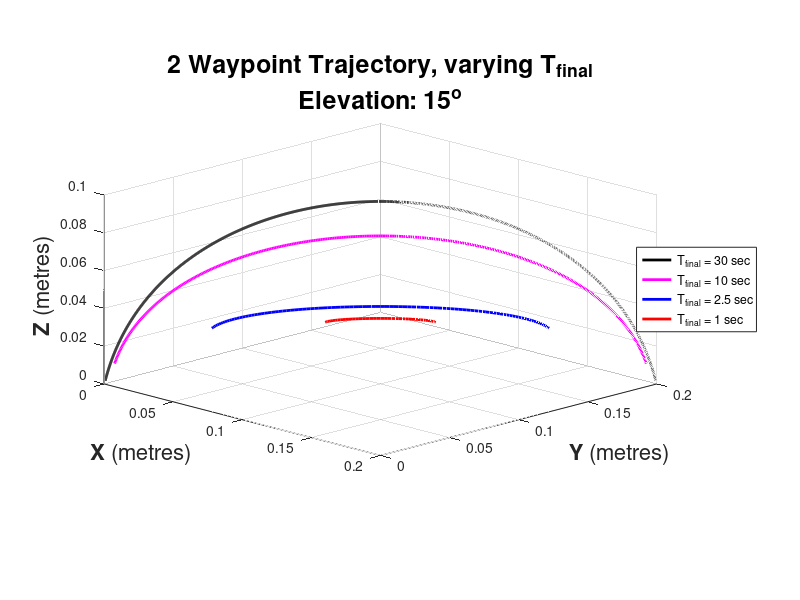

This chart was generated by the following MATLAB code: (Note: this script raises an error after producing the figure.)
clear all
close all
clc

%% Setup
    TIME_FINAL = [30, 10, 2.5, 1];
    TIME_STEP  = 1/40;
    COLOUR = 'kmbr';
    STYLE = '----';

%% Trajectory Generation - Cubic Polynomial Splines
   
    TrajectoryTest = figure(1);
        hold on
        grid on
        axis equal
        set(gca,'Color','#DDDDDD');
        xlabel('{\bfX} (metres)','FontSize',16);
        ylabel('{\bfY} (metres)','FontSize',16);
        zlabel('{\bfZ} (metres)','FontSize',16);
        title({'2 Waypoint Trajectory, varying T_{final}',...
               'Elevation: 15^{o}'},'FontSize',18);
        view(45,15);
        axis([0 0.2 0 0.2 0 0.1])

        for i=1:length(TIME_FINAL)
            D   = diag(1:3,-1);
            % Inital Waypoint
            qi  = [0, 0;
                   0, 0;
                   0, 0];
            ti  = 0;
            tti = ti.^(0:3).';
            TI  = [tti, D*tti];
            % Final Waypoint
            qf  = [0.2, 0;
                   0.2, 0;
                   0,    0];
            tf  = TIME_FINAL(i);
            ttf = tf.^(0:3).';
            TF  = [ttf, D*ttf];
            % Mid Waypoint
            qm  = [(qi(1,1) + qf(1,1))/2, 0;
                   (qi(2,1) + qf(2,1))/2, 0;
                                     0.1, 0];
            tm  = (ti + tf) / 2;
            ttm = tm.^(0:3).';
            TM  = [ttm, D*ttm];
            % Evaluate Polynomial Coefficients 
            C = [qi qm qf] / [TI TM TF];
            %C = [qi qf] / [TI TF];
            % Evaluate Time and Positions
            tspan = ti:TIME_STEP:tf;
            tt = tspan.^((0:3).');
            q = C*tt;

            plot3(q(1,:),q(2,:),q(3,:),'LineWidth',2,...
                'LineStyle',STYLE(i),'Color',COLOUR(i));
        end
        lgd=legend('T_{final} = 30 sec ','T_{final} = 10 sec',...
                   'T_{final} = 2.5 sec','T_{final} = 1 sec ',...
               'Location','eastoutside');
        lgd.FontSize = 14;

 %% Trajectory Generation - Quintic
    TrajectoryTest = figure(2);
        hold on
        grid on
        axis equal
        set(gca,'Color','#DDDDDD');
        xlabel('{\bfX} (metres)','FontSize',16);
        ylabel('{\bfY} (metres)','FontSize',16);
        zlabel('{\bfZ} (metres)','FontSize',16);
        title({'3 Waypoint Trajectory, varying T_{final}',...
               'Elevation: 15^{o}'},'FontSize',18);
        view(45,15);
        axis([0 0.2 0 0.2 0 0.1])

        for i=1:length(TIME_FINAL)
            D   = diag(1:5,-1);
            % Inital Waypoint
            qi  = [0, 0, 0;
                   0, 0, 0;
                   0, 0, 0];
            ti  = 0;
            tti = ti.^(0:5).';
            TI  = [tti, D*tti, D^2*tti];
            % Final Waypoint
            qf  = [0.2, 0, 0;
                   0.2, 0, 0;
                   0,   0, 0];
            tf  = TIME_FINAL(i);
            ttf = tf.^(0:5).';
            TF  = [ttf, D*ttf, D^2*ttf];
            % Mid Waypoint
            qm  = [(qi(1,1) + qf(1,1))/2, 0, 0;
                   (qi(2,1) + qf(2,1))/2, 0, 0;
                                     0.1, 0, 0];
            tm  = (ti + tf) / 2;
            ttm = tm.^(0:5).';
            TM  = [ttm, D*ttm, D^2*ttm];
            % Evaluate Polynomial Coefficients 
            C = [qi qm qf] / [TI TM TF];
            %C = [qi qf] / [TI TF];
            % Evaluate Time and Positions
            tspan = ti:TIME_STEP:tf;
            tt = tspan.^((0:5).');
            q = C*tt;

            plot3(q(1,:),q(2,:),q(3,:),'LineWidth',2,...
                'LineStyle',STYLE(i),'Color',COLOUR(i));
        end
        lgd=legend('T_{final} = 30 sec ','T_{final} = 10 sec',...
                   'T_{final} = 2.5 sec','T_{final} = 1 sec ',...
               'Location','eastoutside');
        lgd.FontSize = 14;
        
%% Trajectory Generation - Continuous Tim
    
    TrajectoryTest = figure(3);
        hold on
        grid on
        axis equal
        set(gca,'Color','#DDDDDD');
        xlabel('{\bfX} (metres)','FontSize',16);
        ylabel('{\bfY} (metres)','FontSize',16);
        zlabel('{\bfZ} (metres)','FontSize',16);
        title({'3 Waypoint Trajectory, varying T_{final}',...
               'Elevation: 15^{o}'},'FontSize',18);
        view(45,15);

        for i=1:length(TIME_FINAL)
            ti  = 0;
            tf  = TIME_FINAL(i);
            qi  = [  0;   0;   0];
            qf  = [0.2; 0.2; 0.2];
            qm  = [(qi(1) + qf(1))/2;
                   (qi(2) + qf(1))/2;
                                 0.1];
            a   = 8*qm(3) / (tf^2);
        
            Q = @(t)  [(0.2 / tf).*t;
                       (0.2 / tf).*t;
                       a*(tf/2)*t - a.*(t.^2)./2];
        
            tspan = ti:TIME_STEP:tf;
            P = Q(tspan);
        
            plot3(P(1,:),P(2,:),P(3,:),'LineWidth',2,...
                    'LineStyle',STYLE(i),'Color',COLOUR(i));
        end
        


